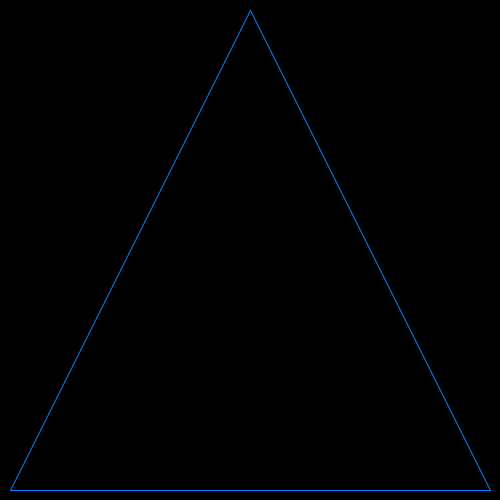
Frame 1 (no input)
Frame 60 (the mouse pressed at the canvas centre just before this capture): identical to frame 1, image omitted
Frame 120 (the mouse held since frame 60 and released just before this capture): identical to frame 1, image omitted

The Processing sketch that drew this single still picture (run headless with seeded random() and noise(); from frame 60 on, the mouse is pressed at the canvas centre):

// Processing sketch: SierpinskiTriangle
// ── SierpinskiTriangle.pde
Triangle T;
int count = 0;

float[][] pos = {{10, 250, 490}, {490, 10, 490}};

void setup() {
  size(500, 500);

  T = new Triangle(pos[0][0], pos[1][0], pos[0][1], pos[1][1], pos[0][2], pos[1][2], count);
}

void draw() {
  background(0);

  T.display();
}

void mouseClicked() {
  count++;
  if (count <= 9) {
    T = new Triangle(pos[0][0], pos[1][0], pos[0][1], pos[1][1], pos[0][2], pos[1][2], count);
  } 
  println(count);
}

void mouseWheel() {
  count = 0;
  T = new Triangle(pos[0][0], pos[1][0], pos[0][1], pos[1][1], pos[0][2], pos[1][2], count);
  println(count);
}

void keyReleased() {
  if (key == '1') {
    pos[0][0] = mouseX;
    pos[1][0] = mouseY;
    T = new Triangle(pos[0][0], pos[1][0], pos[0][1], pos[1][1], pos[0][2], pos[1][2], count);
  } else if (key == '2') {
    pos[0][1] = mouseX;
    pos[1][1] = mouseY;
    T = new Triangle(pos[0][0], pos[1][0], pos[0][1], pos[1][1], pos[0][2], pos[1][2], count);
  } else if (key == '3') {
    pos[0][2] = mouseX;
    pos[1][2] = mouseY;
    T = new Triangle(pos[0][0], pos[1][0], pos[0][1], pos[1][1], pos[0][2], pos[1][2], count);
  }
}

class Triangle {
  float x1, y1, x2, y2, x3, y3;
  int level;

  Triangle(float x1, float y1, float x2, float y2, float x3, float y3, int level) {
    this.x1 = x1;
    this.y1 = y1;
    this.x2 = x2;
    this.y2 = y2;
    this.x3 = x3;
    this.y3 = y3;
    this.level = level;
  }

  void display() {
    if (level == 0) {
      fill(0);
      strokeWeight(1);
      stroke(255);
      stroke((x1+y2)/2*255.0/width, (y2+y3)/2*255.0/width, (x3+y1)/2*255.0/width);
      triangle(x1, y1, x2, y2, x3, y3);
    } else {
      drawSubTriangles();
    }
  }

  void drawSubTriangles() {
    if (level > 0) {
      Triangle t1 = new Triangle(x1, y1, (x1+x2)/2, (y1+y2)/2, (x3+x1)/2, (y3+y1)/2, level-1);
      Triangle t2 = new Triangle((x1+x2)/2, (y1+y2)/2, x2, y2, (x3+x2)/2, (y3+y2)/2, level-1);
      Triangle t3 = new Triangle((x1+x3)/2, (y1+y3)/2, (x2+x3)/2, (y2+y3)/2, x3, y3, level-1);

      t1.display();
      t2.display();
      t3.display();
    }
  }
}
